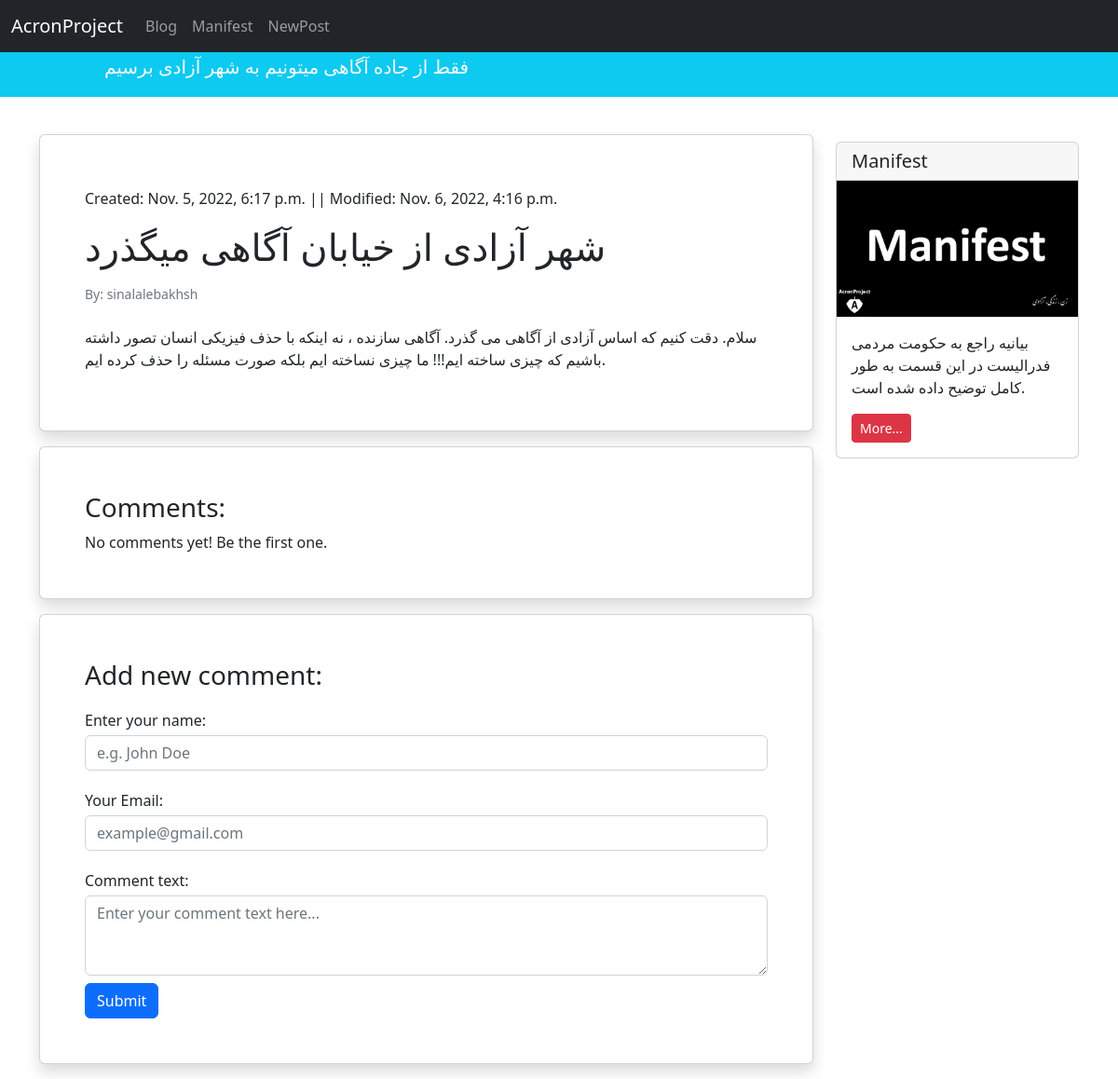
The page /blog/1 on the database its author committed.
### blog/models.py (models this page shows, shortened)
class Post(models.Model):
    STATUS_CHOICES = (
        ('pub', 'Published'),
        ('drf', 'Draft'),
    )
    title = models.CharField(max_length=100)
    text = models.TextField()
    author = models.ForeignKey('auth.User', on_delete=models.CASCADE)
    date_time_created = models.DateTimeField(auto_now_add=True)
    date_time_modified = models.DateTimeField(auto_now=True)
    status = models.CharField(choices=STATUS_CHOICES, max_length=3)

### blog/views.py (the view)
# urls.py: path('<int:pk>', views.blog_detail_view, name="blog_detail_view"),
def blog_detail_view(request, pk):
    try:
        get_pk_post_from_database = Post.objects.get(pk=pk)
        return render(request, 'blog/blog_post_detail.html', {'post': get_pk_post_from_database})
    except ObjectDoesNotExist:
        return render(request, 'pages/page_404.html')

### blog/templates/blog/blog_post_detail.html (shortened to what this page needs)
{% extends '_base.html' %}
{% block content %}
<div class="container mt-4">
    <div class="row">
        <div class="col-9">
            <div class="card shadow my-3 p-5">
                <p class="mt-2">Created: {{ post.date_time_created }} || Modified: {{ post.date_time_modified }}</p>
                <h1>{{ post.title }}</h1>
                <p class="small text-muted mt-2">By: {{ post.author }}</p>
                <p class="mt-2">{{ post.text }}</p>
            </div>
            <div class="card shadow my-3 p-5">
                <h3>Comments:</h3>
                    No comments yet! Be the first one.
            </div>
            <div class="card shadow my-3 p-5">
                <h3>Add new comment:</h3>
                <form method="POST">
                    <div class="form-group py-2">
                        <label class="py-1" for="author_name">Enter your name:</label>
                        <input type="text" class="form-control" placeholder="e.g. John Doe" name="author_name">
                    </div>
                    <div class="form-group py-2">
                        <label class="py-1" for="email">Your Email:</label>
                        <input type="email" class="form-control" placeholder="example@gmail.com" name="email">
                    </div>
                    <div class="form-group py-2">
                        <label class="py-1" for="comment_text">Comment text:</label>
                        <textarea class="form-control" name="text" rows="3" placeholder="Enter your comment text here..."></textarea>
                    </div>
                    <button type="submit" class="btn btn-primary">Submit</button>
                </form>
            </div>
        </div>
        <div class="col-3">
                <div class="card my-4">
                    <h5 class="card-header">Manifest</h5>
                    {% load static %}
                    <img src="{% static 'pages/2.jpg' %}">
                    <div class="card-body">
                        <p class="card-text">بیانیه راجع به حکومت مردمی فدرالیست در این قسمت به طور کامل توضیح داده شده است.</p>
                        <a href="{% url 'manifest-consciousness' %}"
                           class="btn btn-sm btn-danger">
                            More...
                        </a>
                    </div>
                </div>
        </div>
    </div>
</div>
{% endblock content %}

### rows shown on the page
Post: date_time_created "Nov. 5, 2022, 6:17 p.m.", date_time_modified "Nov. 6, 2022, 4:16 p.m.", title "شهر آزادی از خیابان آگاهی میگذرد", author "sinalalebakhsh", text "سلام. دقت کنیم که اساس آزادی از آگاهی می گذرد. آگاهی سازنده ، نه اینکه با حذف فیزیکی انسان تصور داشته باشیم که چیزی ساخته ایم!!! ما چیزی نساخته ایم بلکه صورت مسئله را حذف کرده ایم."
